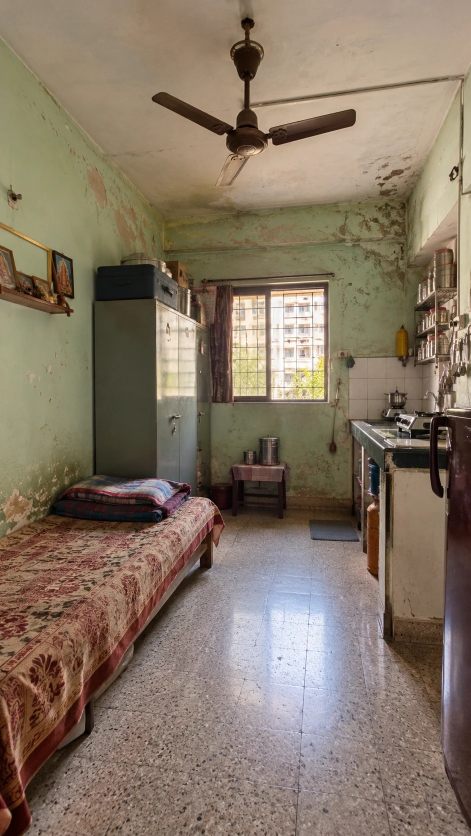
#> input picture reel_300sqft/raw/B02b_small_flat.jpg, 941 x 1672 px, given as the content of the folder out/sh, which was not available (shown at 1/2 size)
$ python sheet.py 5
#> lines starting #> are read from the running program, lines starting #| are printed output that depends on the picture; pictures that were not available may be replaced by others from this repository, and a replacement may not be noted
import sys,glob
from PIL import Image,ImageDraw
fs=sorted(glob.glob('out/sh/*.jpg'));W=int(sys.argv[1]) if len(sys.argv)>1 else 5
S=(360,640);im=Image.new('RGB',(W*S[0],((len(fs)+W-1)//W)*(S[1]+24)),'black');d=ImageDraw.Draw(im)
#> after `im = Image.new('RGB', (W * S[0], (len(fs) + W - 1) // W * (S[1] + 24))`: im: PIL image 1800x664 RGB; every value is 0
for i,f in enumerate(fs):
    t=Image.open(f).resize(S);x=(i%W)*S[0];y=(i//W)*(S[1]+24);im.paste(t,(x,y+24));d.text((x+5,y+5),f.split('_')[-1],fill='yellow')
#> after `t = Image.open(f).resize(S)`:
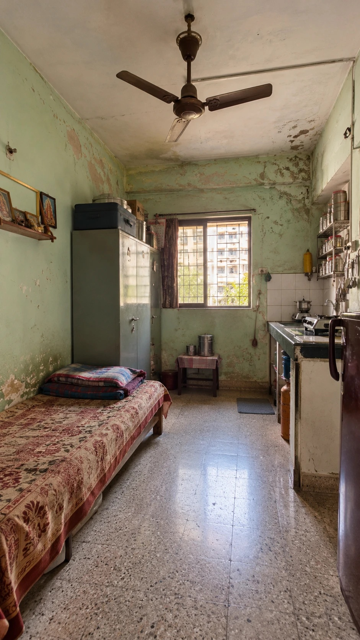
#> t: PIL image 360x640 RGB; mean R, G, B 133.2, 117.7, 100.8
#> after `im.paste(t, (x, y + 24))`:
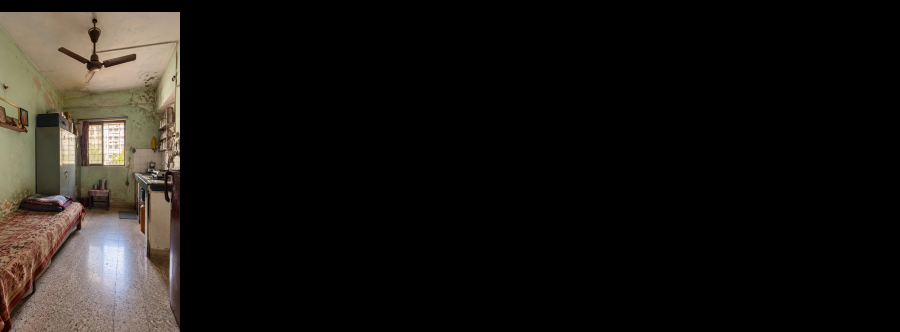
#> im: PIL image 1800x664 RGB (shown at 1/2 size); mean R, G, B 25.7, 22.7, 19.4
im.save('out/sheet.jpg',quality=85); print('out/sheet.jpg')
#| out/sheet.jpg

$ run again, on reel_300sqft/raw/B03_new_flat.jpg
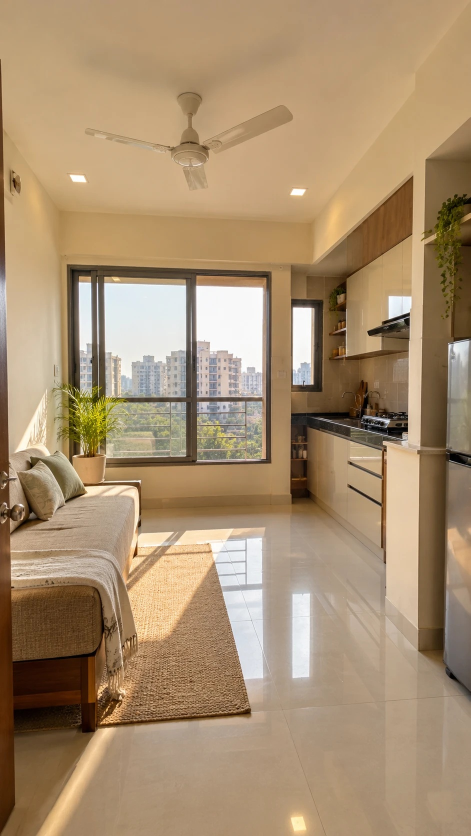
#> input picture reel_300sqft/raw/B03_new_flat.jpg, 941 x 1672 px, given as the content of the folder out/sh, which was not available (shown at 1/2 size)
#> `t = Image.open(f).resize(S)`:
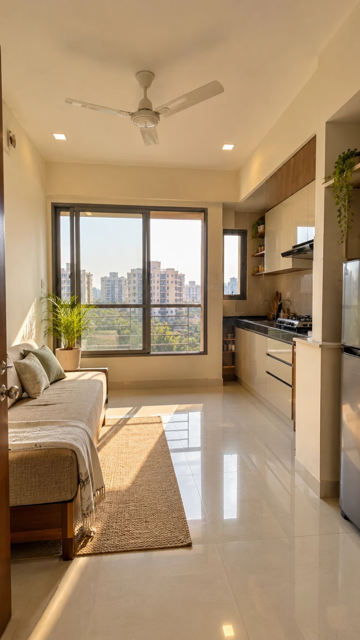
#> t: PIL image 360x640 RGB; mean R, G, B 167.8, 142.5, 111.6
#> `im.paste(t, (x, y + 24))`:
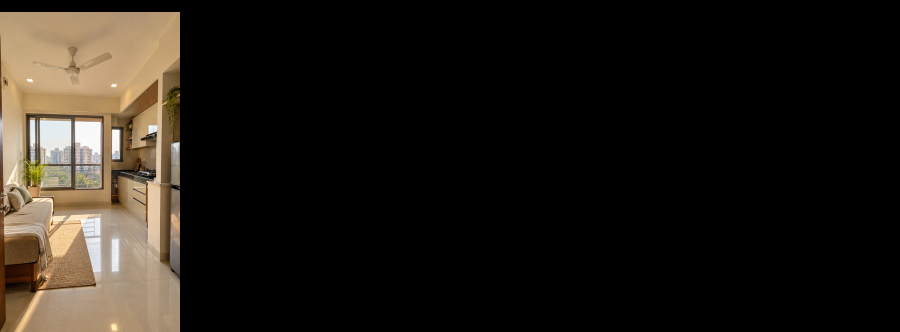
#> im: PIL image 1800x664 RGB (shown at 1/2 size); mean R, G, B 32.3, 27.5, 21.5
#| out/sheet.jpg

$ run again, on reel_300sqft/raw/B05_shop.jpg
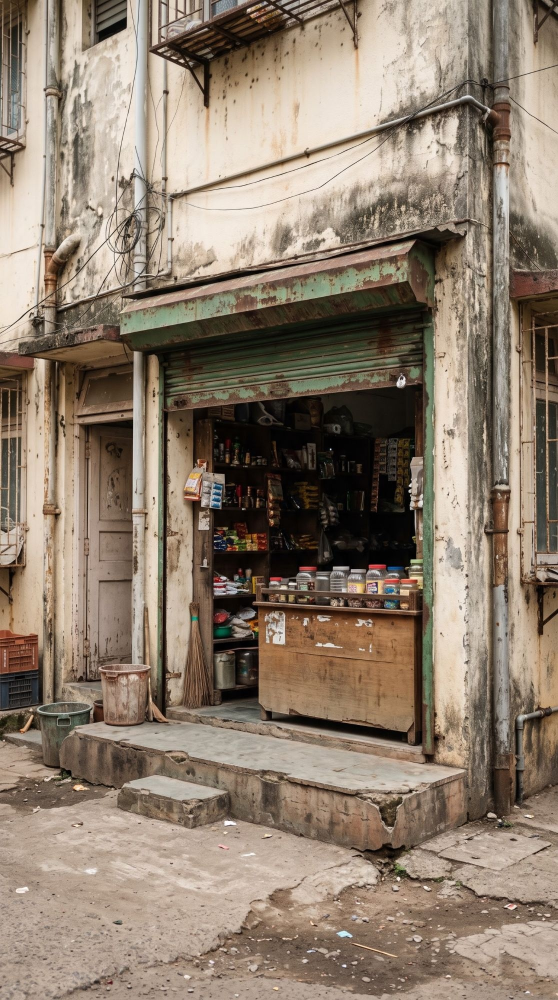
#> input picture reel_300sqft/raw/B05_shop.jpg, 1116 x 2000 px, given as the content of the folder out/sh, which was not available (shown at 1/2 size)
#> `t = Image.open(f).resize(S)`:
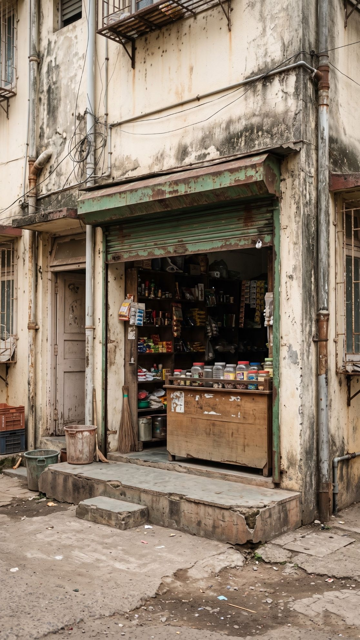
#> t: PIL image 360x640 RGB; mean R, G, B 141.8, 126, 109.8
#> `im.paste(t, (x, y + 24))`:
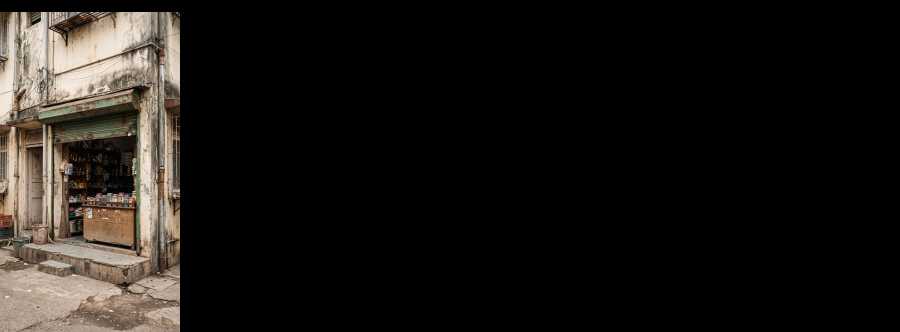
#> im: PIL image 1800x664 RGB (shown at 1/2 size); mean R, G, B 27.3, 24.3, 21.2
#| out/sheet.jpg
